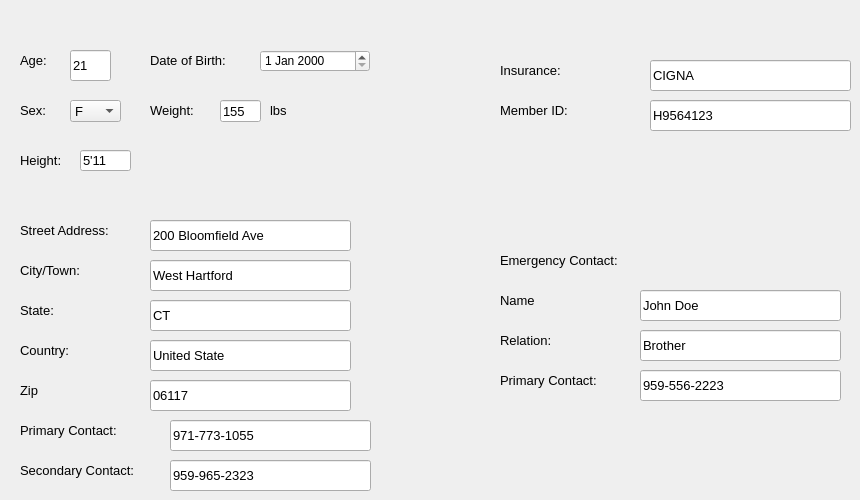
    <widget class="QWidget" name="PaInfo">
     <property name="accessibleName">
      <string>asfa</string>
     </property>
     <attribute name="title">
      <string>Patient Information</string>
     </attribute>
     <widget class="QLineEdit" name="lineEdit_2">
      <property name="geometry">
       <rect>
        <x>70</x>
        <y>50</y>
        <width>41</width>
        <height>31</height>
       </rect>
      </property>
      <property name="font">
       <font>
        <pointsize>10</pointsize>
       </font>
      </property>
      <property name="text">
       <string>21</string>
      </property>
     </widget>
     <widget class="QLabel" name="label">
      <property name="geometry">
       <rect>
        <x>20</x>
        <y>50</y>
        <width>41</width>
        <height>21</height>
       </rect>
      </property>
      <property name="font">
       <font>
        <family>MS Shell Dlg 2</family>
        <pointsize>10</pointsize>
        <weight>50</weight>
        <bold>false</bold>
       </font>
      </property>
      <property name="text">
       <string>Age:</string>
      </property>
     </widget>
     <widget class="QLabel" name="label_2">
      <property name="geometry">
       <rect>
        <x>20</x>
        <y>100</y>
        <width>41</width>
        <height>21</height>
       </rect>
      </property>
      <property name="font">
       <font>
        <family>MS Shell Dlg 2</family>
        <pointsize>10</pointsize>
        <weight>50</weight>
        <bold>false</bold>
       </font>
      </property>
      <property name="text">
       <string>Sex:</string>
      </property>
     </widget>
     <widget class="QLabel" name="label_3">
      <property name="geometry">
       <rect>
        <x>150</x>
        <y>50</y>
        <width>111</width>
        <height>21</height>
       </rect>
      </property>
      <property name="font">
       <font>
        <family>MS Shell Dlg 2</family>
        <pointsize>10</pointsize>
        <weight>50</weight>
        <bold>false</bold>
       </font>
      </property>
      <property name="text">
       <string>Date of Birth:</string>
      </property>
     </widget>
     <widget class="QLabel" name="label_4">
      <property name="geometry">
       <rect>
        <x>150</x>
        <y>100</y>
        <width>71</width>
        <height>21</height>
       </rect>
      </property>
      <property name="font">
       <font>
        <family>MS Shell Dlg 2</family>
        <pointsize>10</pointsize>
        <weight>50</weight>
        <bold>false</bold>
       </font>
      </property>
      <property name="text">
       <string>Weight:</string>
      </property>
     </widget>
     <widget class="QLineEdit" name="lineEdit_3">
      <property name="geometry">
       <rect>
        <x>220</x>
        <y>100</y>
        <width>41</width>
        <height>22</height>
       </rect>
      </property>
      <property name="font">
       <font>
        <pointsize>10</pointsize>
       </font>
      </property>
      <property name="text">
       <string>155</string>
      </property>
     </widget>
     <widget class="QLabel" name="label_5">
      <property name="geometry">
       <rect>
        <x>270</x>
        <y>100</y>
        <width>31</width>
        <height>21</height>
       </rect>
      </property>
      <property name="font">
       <font>
        <family>MS Shell Dlg 2</family>
        <pointsize>10</pointsize>
        <weight>50</weight>
        <bold>false</bold>
       </font>
      </property>
      <property name="text">
       <string>lbs</string>
      </property>
     </widget>
     <widget class="QLabel" name="label_6">
      <property name="geometry">
       <rect>
        <x>20</x>
        <y>150</y>
        <width>71</width>
        <height>21</height>
       </rect>
      </property>
      <property name="font">
       <font>
        <family>MS Shell Dlg 2</family>
        <pointsize>10</pointsize>
        <weight>50</weight>
        <bold>false</bold>
       </font>
      </property>
      <property name="text">
       <string>Height:</string>
      </property>
     </widget>
     <widget class="QLineEdit" name="lineEdit_4">
      <property name="geometry">
       <rect>
        <x>80</x>
        <y>150</y>
        <width>51</width>
        <height>21</height>
       </rect>
      </property>
      <property name="font">
       <font>
        <pointsize>10</pointsize>
       </font>
      </property>
      <property name="text">
       <string>5'11</string>
      </property>
     </widget>
     <widget class="QLabel" name="label_7">
      <property name="geometry">
       <rect>
        <x>20</x>
        <y>220</y>
        <width>121</width>
        <height>21</height>
       </rect>
      </property>
      <property name="font">
       <font>
        <family>MS Shell Dlg 2</family>
        <pointsize>10</pointsize>
        <weight>50</weight>
        <bold>false</bold>
       </font>
      </property>
      <property name="text">
       <string>Street Address:</string>
      </property>
     </widget>
     <widget class="QLineEdit" name="lineEdit_5">
      <property name="geometry">
       <rect>
        <x>150</x>
        <y>220</y>
        <width>201</width>
        <height>31</height>
       </rect>
      </property>
      <property name="font">
       <font>
        <pointsize>10</pointsize>
       </font>
      </property>
      <property name="text">
       <string>200 Bloomfield Ave</string>
      </property>
     </widget>
     <widget class="QLabel" name="label_8">
      <property name="geometry">
       <rect>
        <x>20</x>
        <y>260</y>
        <width>121</width>
        <height>21</height>
       </rect>
      </property>
      <property name="font">
       <font>
        <family>MS Shell Dlg 2</family>
        <pointsize>10</pointsize>
        <weight>50</weight>
        <bold>false</bold>
       </font>
      </property>
      <property name="text">
       <string>City/Town:</string>
      </property>
     </widget>
     <widget class="QLineEdit" name="lineEdit_6">
      <property name="geometry">
       <rect>
        <x>150</x>
        <y>260</y>
        <width>201</width>
        <height>31</height>
       </rect>
      </property>
      <property name="font">
       <font>
        <pointsize>10</pointsize>
       </font>
      </property>
      <property name="text">
       <string>West Hartford</string>
      </property>
     </widget>
     <widget class="QLabel" name="label_9">
      <property name="geometry">
       <rect>
        <x>20</x>
        <y>300</y>
        <width>121</width>
        <height>21</height>
       </rect>
      </property>
      <property name="font">
       <font>
        <family>MS Shell Dlg 2</family>
        <pointsize>10</pointsize>
        <weight>50</weight>
        <bold>false</bold>
       </font>
      </property>
      <property name="text">
       <string>State:</string>
      </property>
     </widget>
     <widget class="QLineEdit" name="lineEdit_7">
      <property name="geometry">
       <rect>
        <x>150</x>
        <y>300</y>
        <width>201</width>
        <height>31</height>
       </rect>
      </property>
      <property name="font">
       <font>
        <pointsize>10</pointsize>
       </font>
      </property>
      <property name="text">
       <string>CT</string>
      </property>
     </widget>
     <widget class="QLabel" name="label_10">
      <property name="geometry">
       <rect>
        <x>20</x>
        <y>340</y>
        <width>121</width>
        <height>21</height>
       </rect>
      </property>
      <property name="font">
       <font>
        <family>MS Shell Dlg 2</family>
        <pointsize>10</pointsize>
        <weight>50</weight>
        <bold>false</bold>
       </font>
      </property>
      <property name="text">
       <string>Country:</string>
      </property>
     </widget>
     <widget class="QLineEdit" name="lineEdit_8">
      <property name="geometry">
       <rect>
        <x>150</x>
        <y>340</y>
        <width>201</width>
        <height>31</height>
       </rect>
      </property>
      <property name="font">
       <font>
        <pointsize>10</pointsize>
       </font>
      </property>
      <property name="text">
       <string>United State</string>
      </property>
     </widget>
     <widget class="QLineEdit" name="lineEdit_9">
      <property name="geometry">
       <rect>
        <x>170</x>
        <y>420</y>
        <width>201</width>
        <height>31</height>
       </rect>
      </property>
      <property name="font">
       <font>
        <pointsize>10</pointsize>
       </font>
      </property>
      <property name="text">
       <string>971-773-1055</string>
      </property>
     </widget>
     <widget class="QLabel" name="label_11">
      <property name="geometry">
       <rect>
        <x>20</x>
        <y>420</y>
        <width>141</width>
        <height>21</height>
       </rect>
      </property>
      <property name="font">
       <font>
        <family>MS Shell Dlg 2</family>
        <pointsize>10</pointsize>
        <weight>50</weight>
        <bold>false</bold>
       </font>
      </property>
      <property name="text">
       <string>Primary Contact:</string>
      </property>
     </widget>
     <widget class="QLineEdit" name="lineEdit_10">
      <property name="geometry">
       <rect>
        <x>170</x>
        <y>460</y>
        <width>201</width>
        <height>31</height>
       </rect>
      </property>
      <property name="font">
       <font>
        <pointsize>10</pointsize>
       </font>
      </property>
      <property name="text">
       <string>959-965-2323</string>
      </property>
     </widget>
     <widget class="QLabel" name="label_12">
      <property name="geometry">
       <rect>
        <x>20</x>
        <y>460</y>
        <width>151</width>
        <height>21</height>
       </rect>
      </property>
      <property name="font">
       <font>
        <family>MS Shell Dlg 2</family>
        <pointsize>10</pointsize>
        <weight>50</weight>
        <bold>false</bold>
       </font>
      </property>
      <property name="text">
       <string>Secondary Contact:</string>
      </property>
     </widget>
     <widget class="QLineEdit" name="lineEdit_11">
      <property name="geometry">
       <rect>
        <x>650</x>
        <y>60</y>
        <width>201</width>
        <height>31</height>
       </rect>
      </property>
      <property name="font">
       <font>
        <pointsize>10</pointsize>
       </font>
      </property>
      <property name="text">
       <string>CIGNA</string>
      </property>
     </widget>
     <widget class="QLineEdit" name="lineEdit_12">
      <property name="geometry">
       <rect>
        <x>650</x>
        <y>100</y>
        <width>201</width>
        <height>31</height>
       </rect>
      </property>
      <property name="font">
       <font>
        <pointsize>10</pointsize>
       </font>
      </property>
      <property name="text">
       <string>H9564123</string>
      </property>
     </widget>
     <widget class="QLabel" name="label_13">
      <property name="geometry">
       <rect>
        <x>500</x>
        <y>60</y>
        <width>141</width>
        <height>21</height>
       </rect>
      </property>
      <property name="font">
       <font>
        <family>MS Shell Dlg 2</family>
        <pointsize>10</pointsize>
        <weight>50</weight>
        <bold>false</bold>
       </font>
      </property>
      <property name="text">
       <string>Insurance:</string>
      </property>
     </widget>
     <widget class="QLabel" name="label_14">
      <property name="geometry">
       <rect>
        <x>500</x>
        <y>100</y>
        <width>151</width>
        <height>21</height>
       </rect>
      </property>
      <property name="font">
       <font>
        <family>MS Shell Dlg 2</family>
        <pointsize>10</pointsize>
        <weight>50</weight>
        <bold>false</bold>
       </font>
      </property>
      <property name="text">
       <string>Member ID:</string>
      </property>
     </widget>
     <widget class="QLabel" name="label_15">
      <property name="geometry">
       <rect>
        <x>500</x>
        <y>290</y>
        <width>121</width>
        <height>21</height>
       </rect>
      </property>
      <property name="font">
       <font>
        <family>MS Shell Dlg 2</family>
        <pointsize>10</pointsize>
        <weight>50</weight>
        <bold>false</bold>
       </font>
      </property>
      <property name="text">
       <string>Name</string>
      </property>
     </widget>
     <widget class="QLineEdit" name="lineEdit_13">
      <property name="geometry">
       <rect>
        <x>640</x>
        <y>370</y>
        <width>201</width>
        <height>31</height>
       </rect>
      </property>
      <property name="font">
       <font>
        <pointsize>10</pointsize>
       </font>
      </property>
      <property name="text">
       <string>959-556-2223</string>
      </property>
     </widget>
     <widget class="QLabel" name="label_16">
      <property name="geometry">
       <rect>
        <x>500</x>
        <y>330</y>
        <width>121</width>
        <height>21</height>
       </rect>
      </property>
      <property name="font">
       <font>
        <family>MS Shell Dlg 2</family>
        <pointsize>10</pointsize>
        <weight>50</weight>
        <bold>false</bold>
       </font>
      </property>
      <property name="text">
       <string>Relation:</string>
      </property>
     </widget>
     <widget class="QLineEdit" name="lineEdit_14">
      <property name="geometry">
       <rect>
        <x>640</x>
        <y>290</y>
        <width>201</width>
        <height>31</height>
       </rect>
      </property>
      <property name="font">
       <font>
        <pointsize>10</pointsize>
       </font>
      </property>
      <property name="text">
       <string>John Doe</string>
      </property>
     </widget>
     <widget class="QLabel" name="label_17">
      <property name="geometry">
       <rect>
        <x>500</x>
        <y>370</y>
        <width>131</width>
        <height>21</height>
       </rect>
      </property>
      <property name="font">
       <font>
        <family>MS Shell Dlg 2</family>
        <pointsize>10</pointsize>
        <weight>50</weight>
        <bold>false</bold>
       </font>
      </property>
      <property name="text">
       <string>Primary Contact:</string>
      </property>
     </widget>
     <widget class="QLineEdit" name="lineEdit_15">
      <property name="geometry">
       <rect>
        <x>640</x>
        <y>330</y>
        <width>201</width>
        <height>31</height>
       </rect>
      </property>
      <property name="font">
       <font>
        <pointsize>10</pointsize>
       </font>
      </property>
      <property name="text">
       <string>Brother</string>
      </property>
     </widget>
     <widget class="QLabel" name="label_18">
      <property name="geometry">
       <rect>
        <x>500</x>
        <y>250</y>
        <width>161</width>
        <height>21</height>
       </rect>
      </property>
      <property name="font">
       <font>
        <family>MS Shell Dlg 2</family>
        <pointsize>10</pointsize>
        <weight>50</weight>
        <bold>false</bold>
       </font>
      </property>
      <property name="text">
       <string>Emergency Contact:</string>
      </property>
     </widget>
     <widget class="QComboBox" name="comboBox">
      <property name="geometry">
       <rect>
        <x>70</x>
        <y>100</y>
        <width>51</width>
        <height>22</height>
       </rect>
      </property>
      <property name="font">
       <font>
        <pointsize>10</pointsize>
       </font>
      </property>
      <item>
       <property name="text">
        <string>F</string>
       </property>
      </item>
      <item>
       <property name="text">
        <string>M</string>
       </property>
      </item>
     </widget>
     <widget class="QDateEdit" name="dob">
      <property name="geometry">
       <rect>
        <x>260</x>
        <y>50</y>
        <width>110</width>
        <height>22</height>
       </rect>
      </property>
     </widget>
     <widget class="QLineEdit" name="lineEdit_40">
      <property name="geometry">
       <rect>
        <x>150</x>
        <y>380</y>
        <width>201</width>
        <height>31</height>
       </rect>
      </property>
      <property name="font">
       <font>
        <pointsize>10</pointsize>
       </font>
      </property>
      <property name="text">
       <string>06117</string>
      </property>
     </widget>
     <widget class="QLabel" name="label_57">
      <property name="geometry">
       <rect>
        <x>20</x>
        <y>380</y>
        <width>121</width>
        <height>21</height>
       </rect>
      </property>
      <property name="font">
       <font>
        <family>MS Shell Dlg 2</family>
        <pointsize>10</pointsize>
        <weight>50</weight>
        <bold>false</bold>
       </font>
      </property>
      <property name="text">
       <string>Zip</string>
      </property>
     </widget>
    </widget>
